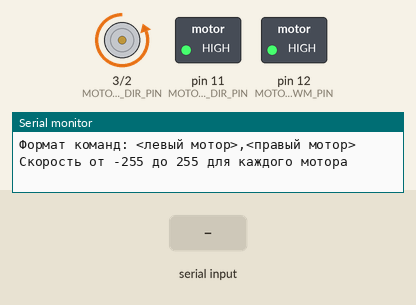
The sketch below on a simulated Arduino Uno, built with avr-gcc and run on an emulated ATmega328P. Shown: direction and speed pins drawn as motors (green arrow = direction pin HIGH = forward, orange = LOW = backward, longer = more drive), switched loads named in the sketch (green lamp = pin HIGH), the last lines printed to the serial monitor. Inputs (shaded band) come from the test bench.

Above: at 1.2 s.
1.3 s: "30,150\n" received over Serial
At 2.0 s:
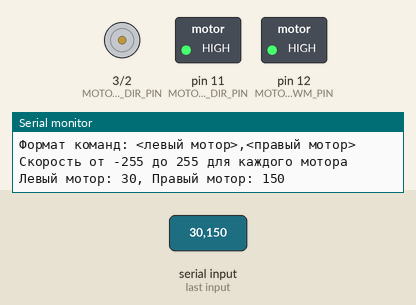
2.8 s: "90,45\n" received over Serial
At 3.1 s:
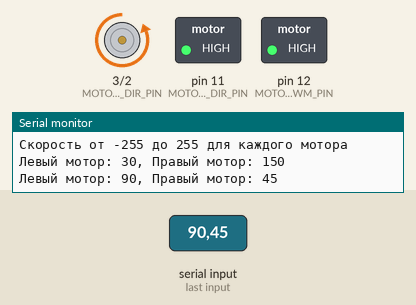
Timing chart, 0 to 5.8 s (numbered marks = the images above; inputs shaded):
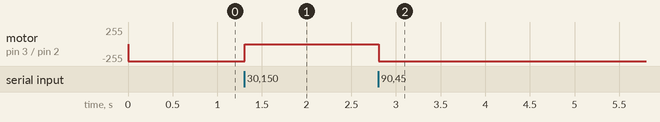

Measured:
- after the input at 1.3 s, motor on pin 3 (MOTOR_RIGHT_DIR_PIN) / pin 2 (MOTOR_RIGHT_PWM_PIN): backward 255/255 → stopped at once
- after the input at 2.8 s, motor on pin 3 (MOTOR_RIGHT_DIR_PIN) / pin 2 (MOTOR_RIGHT_PWM_PIN): stopped → backward 255/255 at once

The sketch:

motor_drive.ino
```cpp
#define MOTOR_LEFT_PWM_PIN 12     // ШИМ пин для левого мотора
#define MOTOR_RIGHT_PWM_PIN 2     // ШИМ пин для правого мотора
#define MOTOR_LEFT_DIR_PIN 11     // Пин направления для левого мотора
#define MOTOR_RIGHT_DIR_PIN 3     // Пин направления для правого мотора

#define DEFAULT_SPEED 255         // Стандартная скорость (0-255)
#define INVERT_RIGHT_MOTOR true   // Инвертировать правый мотор

class Motor {
private:
  uint8_t pwmPin;
  uint8_t dirPin;
  uint8_t currentSpeed;
  bool currentDirection;  // true - вперед, false - назад
  bool inverted;          // Инвертировать ли направление мотора

public:
  Motor(uint8_t pwm, uint8_t dir, bool invert = false) {
    pwmPin = pwm;
    dirPin = dir;
    currentSpeed = 0;
    currentDirection = true;
    inverted = invert;

    pinMode(pwmPin, OUTPUT);
    pinMode(dirPin, OUTPUT);

    // Начальное состояние - мотор остановлен
    setSpeed(0);
    setDirection(true);
  }

  // Установка скорости (0-255)
  void setSpeed(uint8_t speed) {
    currentSpeed = constrain(speed, 0, 255);
    // Инвертируем скорость для XY-BLDC (0 - полная скорость, 255 - остановка)
    analogWrite(pwmPin, 255 - currentSpeed);
  }

  // Установка направления (true - вперед, false - назад)
  void setDirection(bool forward) {
    currentDirection = forward;
    // Если мотор инвертирован, меняем направление на противоположное
    bool actualDirection = inverted ? !forward : forward;
    digitalWrite(dirPin, actualDirection ? HIGH : LOW);
  }

  // Остановка мотора
  void stop() {
    setSpeed(0);
  }

  // Получение текущей скорости
  uint8_t getSpeed() {
    return currentSpeed;
  }

  // Получение текущего направления
  bool getDirection() {
    return currentDirection;
  }
};

class TankDrive {
private:
  Motor leftMotor;
  Motor rightMotor;

public:
  TankDrive(uint8_t leftPwm, uint8_t leftDir, uint8_t rightPwm, uint8_t rightDir, bool invertRight)
    : leftMotor(leftPwm, leftDir, false), rightMotor(rightPwm, rightDir, invertRight) {
  }

  // Установка скорости и направления для левой гусеницы
  void setLeft(int speed) {
    // Положительная скорость - вперед, отрицательная - назад
    bool direction = speed >= 0;
    leftMotor.setDirection(direction);
    leftMotor.setSpeed(abs(speed));
  }

  // Установка скорости и направления для правой гусеницы
  void setRight(int speed) {
    // Положительная скорость - вперед, отрицательная - назад
    bool direction = speed >= 0;
    rightMotor.setDirection(direction);
    rightMotor.setSpeed(abs(speed));
  }

  // Остановка обеих гусениц
  void stop() {
    leftMotor.stop();
    rightMotor.stop();
  }

  // Движение вперед с заданной скоростью
  void forward(uint8_t speed = DEFAULT_SPEED) {
    setLeft(speed);
    setRight(speed);
  }

  // Движение назад с заданной скоростью
  void backward(uint8_t speed = DEFAULT_SPEED) {
    setLeft(-speed);
    setRight(-speed);
  }

  // Поворот на месте влево (левая гусеница назад, правая вперед)
  void rotateLeft(uint8_t speed = DEFAULT_SPEED) {
    setLeft(-speed);
    setRight(speed);
  }

  // Поворот на месте вправо (левая гусеница вперед, правая назад)
  void rotateRight(uint8_t speed = DEFAULT_SPEED) {
    setLeft(speed);
    setRight(-speed);
  }

  // Плавный поворот влево (правая гусеница быстрее)
  void turnLeft(uint8_t speed = DEFAULT_SPEED, uint8_t turnRate = 50) {
    uint8_t leftSpeed = map(turnRate, 0, 100, speed, 0);
    setLeft(leftSpeed);
    setRight(speed);
  }

  // Плавный поворот вправо (левая гусеница быстрее)
  void turnRight(uint8_t speed = DEFAULT_SPEED, uint8_t turnRate = 50) {
    uint8_t rightSpeed = map(turnRate, 0, 100, speed, 0);
    setLeft(speed);
    setRight(rightSpeed);
  }
};

TankDrive tank(MOTOR_LEFT_PWM_PIN, MOTOR_LEFT_DIR_PIN,
               MOTOR_RIGHT_PWM_PIN, MOTOR_RIGHT_DIR_PIN, INVERT_RIGHT_MOTOR);

void setup() {
  // Инициализация Serial
  Serial.begin(9600);
  Serial.println("Формат команд: <левый мотор>,<правый мотор>");
  Serial.println("Скорость от -255 до 255 для каждого мотора");
}

void loop() {
  if (Serial.available() > 0) {
    String command = Serial.readStringUntil('\n');
    command.trim();

    if (command.length() < 1) return;

    int commaIndex = command.indexOf(',');

    if (commaIndex > 0 && commaIndex < command.length() - 1) {
      // Разбираем команду формата <левый мотор>,<правый мотор>
      int leftSpeed = command.substring(0, commaIndex).toInt();
      int rightSpeed = command.substring(commaIndex + 1).toInt();

      // Ограничиваем значения в диапазоне от -255 до 255
      leftSpeed = constrain(leftSpeed, -255, 255);
      rightSpeed = constrain(rightSpeed, -255, 255);

      // Устанавливаем скорости для моторов
      tank.setLeft(leftSpeed);
      tank.setRight(rightSpeed);

      // Выводим информацию о текущем состоянии
      Serial.print("Левый мотор: ");
      Serial.print(leftSpeed);
      Serial.print(", Правый мотор: ");
      Serial.println(rightSpeed);
    } else {
      // Неверный формат команды
      Serial.println("Ошибка! Используйте формат: <левый мотор>,<правый мотор>");
      Serial.println("Например: 200,150");
    }
  }
}
```
